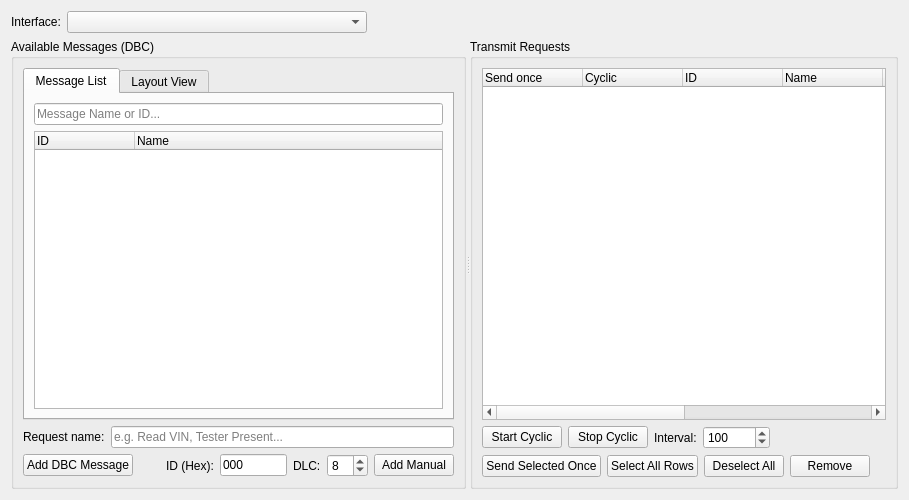
<?xml version="1.0" encoding="UTF-8"?>
<ui version="4.0">
 <class>TxGeneratorWindow</class>
 <widget class="QWidget" name="TxGeneratorWindow">
  <property name="geometry">
   <rect>
    <x>0</x>
    <y>0</y>
    <width>909</width>
    <height>500</height>
   </rect>
  </property>
  <property name="minimumSize">
   <size>
    <width>800</width>
    <height>150</height>
   </size>
  </property>
  <property name="windowTitle">
   <string>Generator</string>
  </property>
  <layout class="QVBoxLayout" name="verticalLayoutMain">
   <item>
    <layout class="QHBoxLayout" name="horizontalLayoutTop">
     <item>
      <widget class="QLabel" name="labelInterface">
       <property name="text">
        <string>Interface:</string>
       </property>
      </widget>
     </item>
     <item>
      <widget class="QComboBox" name="comboBoxInterface">
       <property name="minimumSize">
        <size>
         <width>300</width>
         <height>0</height>
        </size>
       </property>
      </widget>
     </item>
     <item>
      <spacer name="horizontalSpacer_Top">
       <property name="orientation">
        <enum>Qt::Horizontal</enum>
       </property>
       <property name="sizeHint" stdset="0">
        <size>
         <width>40</width>
         <height>20</height>
        </size>
       </property>
      </spacer>
     </item>
    </layout>
   </item>
   <item>
    <widget class="QSplitter" name="splitter">
     <property name="orientation">
      <enum>Qt::Horizontal</enum>
     </property>
     <widget class="QGroupBox" name="groupBoxAvailable">
      <property name="title">
       <string>Available Messages (DBC)</string>
      </property>
      <layout class="QVBoxLayout" name="verticalLayoutAvailable">
       <item>
        <widget class="QTabWidget" name="tabWidgetAvailable">
         <property name="currentIndex">
          <number>0</number>
         </property>
         <widget class="QWidget" name="tabMessageList">
          <attribute name="title">
           <string>Message List</string>
          </attribute>
          <layout class="QVBoxLayout" name="verticalLayoutTabList">
           <item>
            <widget class="QLineEdit" name="lineEditSearchAvailable">
             <property name="placeholderText">
              <string>Message Name or ID...</string>
             </property>
            </widget>
           </item>
           <item>
            <widget class="QTreeWidget" name="treeAvailable">
             <column>
              <property name="text">
               <string>ID</string>
              </property>
             </column>
             <column>
              <property name="text">
               <string>Name</string>
              </property>
             </column>
            </widget>
           </item>
          </layout>
         </widget>
         <widget class="QWidget" name="tabLayoutView">
          <attribute name="title">
           <string>Layout View</string>
          </attribute>
          <layout class="QVBoxLayout" name="verticalLayoutLayoutRoot">
           <item>
            <layout class="QHBoxLayout" name="horizontalLayoutLayoutControls">
             <item>
              <widget class="QLabel" name="labelZoom">
               <property name="text">
                <string>Zoom:</string>
               </property>
              </widget>
             </item>
             <item>
              <widget class="QSlider" name="sliderLayoutZoom">
               <property name="minimum">
                <number>50</number>
               </property>
               <property name="maximum">
                <number>200</number>
               </property>
               <property name="value">
                <number>100</number>
               </property>
               <property name="orientation">
                <enum>Qt::Horizontal</enum>
               </property>
              </widget>
             </item>
             <item>
              <widget class="QCheckBox" name="cbLayoutCompact">
               <property name="text">
                <string>Compact Mode</string>
               </property>
              </widget>
             </item>
             <item>
              <spacer name="horizontalSpacer_Layout">
               <property name="orientation">
                <enum>Qt::Horizontal</enum>
               </property>
               <property name="sizeHint" stdset="0">
                <size>
                 <width>40</width>
                 <height>20</height>
                </size>
               </property>
              </spacer>
             </item>
            </layout>
           </item>
           <item>
            <widget class="QScrollArea" name="scrollAreaLayout">
             <property name="widgetResizable">
              <bool>true</bool>
             </property>
             <widget class="QWidget" name="scrollAreaWidgetContents">
              <property name="geometry">
               <rect>
                <x>0</x>
                <y>0</y>
                <width>403</width>
                <height>191</height>
               </rect>
              </property>
              <layout class="QVBoxLayout" name="verticalLayoutTabLayout">
               <property name="leftMargin">
                <number>0</number>
               </property>
               <property name="topMargin">
                <number>0</number>
               </property>
               <property name="rightMargin">
                <number>0</number>
               </property>
               <property name="bottomMargin">
                <number>0</number>
               </property>
              </layout>
             </widget>
            </widget>
           </item>
          </layout>
         </widget>
        </widget>
       </item>
       <item>
        <layout class="QHBoxLayout" name="horizontalLayoutManualName">
         <item>
          <widget class="QLabel" name="labelManualName">
           <property name="text"><string>Request name:</string></property>
           <property name="buddy"><cstring>lineManualName</cstring></property>
          </widget>
         </item>
         <item>
          <widget class="QLineEdit" name="lineManualName">
           <property name="placeholderText"><string>e.g. Read VIN, Tester Present...</string></property>
           <property name="toolTip"><string>Name for the new manual request; double-click a row to rename it or edit its payload.</string></property>
          </widget>
         </item>
        </layout>
       </item>
       <item>
        <layout class="QHBoxLayout" name="horizontalLayoutAvailableControls">
         <item>
          <widget class="QPushButton" name="btnAddToList">
           <property name="text">
            <string>Add DBC Message</string>
           </property>
          </widget>
         </item>
         <item>
          <spacer name="horizontalSpacer_3">
           <property name="orientation">
            <enum>Qt::Horizontal</enum>
           </property>
           <property name="sizeHint" stdset="0">
            <size>
             <width>40</width>
             <height>20</height>
            </size>
           </property>
          </spacer>
         </item>
         <item>
          <widget class="QLabel" name="labelManualId">
           <property name="text">
            <string>ID (Hex):</string>
           </property>
          </widget>
         </item>
         <item>
          <widget class="QLineEdit" name="lineManualId">
           <property name="maximumSize">
            <size>
             <width>80</width>
             <height>16777215</height>
            </size>
           </property>
           <property name="inputMask">
            <string>HHHHHHHH</string>
           </property>
           <property name="text">
            <string>000</string>
           </property>
          </widget>
         </item>
         <item>
          <widget class="QLabel" name="labelManualDlc">
           <property name="text">
            <string>DLC:</string>
           </property>
          </widget>
         </item>
         <item>
          <widget class="QSpinBox" name="spinManualDlc">
           <property name="maximum">
            <number>64</number>
           </property>
           <property name="value">
            <number>8</number>
           </property>
          </widget>
         </item>
         <item>
          <widget class="QPushButton" name="btnAddManual">
           <property name="text">
            <string>Add Manual</string>
           </property>
          </widget>
         </item>
        </layout>
       </item>
      </layout>
     </widget>
     <widget class="QGroupBox" name="groupBoxActive">
      <property name="title">
       <string>Transmit Requests</string>
      </property>
      <layout class="QVBoxLayout" name="verticalLayoutActive">
       <item>
        <widget class="QTreeWidget" name="treeActive">
         <property name="editTriggers">
          <set>QAbstractItemView::NoEditTriggers</set>
         </property>
         <property name="selectionMode">
          <enum>QAbstractItemView::ExtendedSelection</enum>
         </property>
         <column>
          <property name="text">
           <string>Send once</string>
          </property>
         </column>
         <column>
          <property name="text">
           <string>Cyclic</string>
          </property>
         </column>
         <column>
          <property name="text">
           <string>ID</string>
          </property>
         </column>
         <column>
          <property name="text">
           <string>Name</string>
          </property>
         </column>
         <column>
          <property name="text">
           <string>Data (Hex)</string>
          </property>
         </column>
         <column>
          <property name="text">
           <string>Interface</string>
          </property>
         </column>
         <column>
          <property name="text">
           <string>DLC</string>
          </property>
         </column>
         <column>
          <property name="text">
           <string>Interval (ms)</string>
          </property>
         </column>
        </widget>
       </item>
       <item>
        <layout class="QHBoxLayout" name="horizontalLayoutActiveControls">
         <item>
          <widget class="QPushButton" name="btnBulkRun">
           <property name="text">
            <string>Start Cyclic</string>
           </property>
           <property name="checkable">
            <bool>true</bool>
           </property>
          </widget>
         </item>
         <item>
          <widget class="QPushButton" name="btnBulkStop">
           <property name="text">
            <string>Stop Cyclic</string>
           </property>
           <property name="checkable">
            <bool>true</bool>
           </property>
          </widget>
         </item>
         <item>
          <widget class="QLabel" name="labelInterval">
           <property name="text">
            <string>Interval:</string>
           </property>
          </widget>
         </item>
         <item>
          <widget class="QSpinBox" name="spinInterval">
           <property name="minimum">
            <number>1</number>
           </property>
           <property name="maximum">
            <number>100000</number>
           </property>
           <property name="value">
            <number>100</number>
           </property>
          </widget>
         </item>
         <item>
          <spacer name="horizontalSpacer_2">
           <property name="orientation">
            <enum>Qt::Horizontal</enum>
           </property>
           <property name="sizeHint" stdset="0">
            <size>
             <width>40</width>
             <height>20</height>
            </size>
           </property>
          </spacer>
         </item>
        </layout>
       </item>
       <item>
        <layout class="QHBoxLayout" name="horizontalLayoutActiveControls2">
         <item>
          <widget class="QPushButton" name="btnSendOnce">
           <property name="text">
            <string>Send Selected Once</string>
           </property>
           <property name="toolTip"><string>Send each selected request once, without starting cyclic transmission. Start measurement first.</string></property>
          </widget>
         </item>
         <item>
          <widget class="QPushButton" name="btnSelectAll">
           <property name="text">
            <string>Select All Rows</string>
           </property>
          </widget>
         </item>
         <item>
          <widget class="QPushButton" name="btnClearAll">
           <property name="text">
            <string>Deselect All</string>
           </property>
          </widget>
         </item>
         <item>
          <widget class="QPushButton" name="btnRemove">
           <property name="text">
            <string>Remove</string>
           </property>
          </widget>
         </item>
         <item>
          <spacer name="horizontalSpacer_4">
           <property name="orientation">
            <enum>Qt::Horizontal</enum>
           </property>
           <property name="sizeHint" stdset="0">
            <size>
             <width>40</width>
             <height>20</height>
            </size>
           </property>
          </spacer>
         </item>
        </layout>
       </item>
      </layout>
     </widget>
    </widget>
   </item>
  </layout>
 </widget>
 <resources/>
 <connections/>
</ui>
